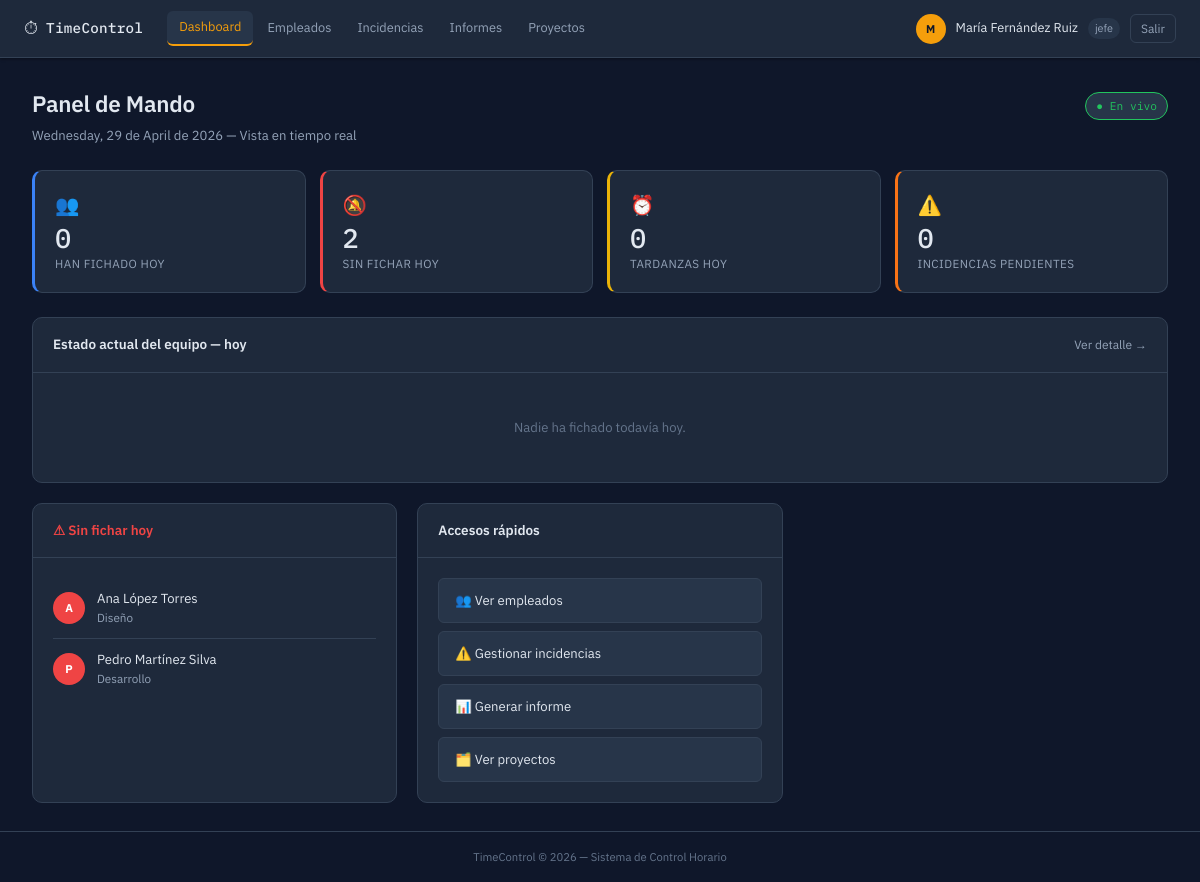
The page /?action=dashboard (signed in) on the database its author committed.
### tables this page shows
CREATE TABLE usuarios (
    id INT AUTO_INCREMENT PRIMARY KEY,
    nombre VARCHAR(100) NOT NULL,
    apellidos VARCHAR(150) NOT NULL,
    email VARCHAR(200) NOT NULL UNIQUE,
    password VARCHAR(255) NOT NULL,
    rol ENUM('admin','empleado','jefe','jefe_departamento') NOT NULL DEFAULT 'empleado',
    activo TINYINT(1) NOT NULL DEFAULT 1,
    id_departamento INT,
    id_horario INT,
    avatar VARCHAR(255) DEFAULT NULL,
    creado_en TIMESTAMP DEFAULT CURRENT_TIMESTAMP,
    actualizado_en TIMESTAMP DEFAULT CURRENT_TIMESTAMP ON UPDATE CURRENT_TIMESTAMP,
    FOREIGN KEY (id_departamento) REFERENCES departamentos(id) ON DELETE SET NULL,
    FOREIGN KEY (id_horario) REFERENCES horarios(id) ON DELETE SET NULL
);

CREATE TABLE departamentos (
    id INT AUTO_INCREMENT PRIMARY KEY,
    nombre VARCHAR(100) NOT NULL,
    descripcion TEXT,
    creado_en TIMESTAMP DEFAULT CURRENT_TIMESTAMP
);

### app/controllers/ManagerController.php (called while the page is built, shortened)
<?php
class ManagerController {
    private Usuario $usuarioModel;
    private Fichaje $fichajeModel;
    private Incidencia $incidenciaModel;
    public function __construct() {
        $this->usuarioModel     = new Usuario();
        $this->fichajeModel     = new Fichaje();
        $this->incidenciaModel  = new Incidencia();
    }
    public function dashboard(): void {
        $sinFichar         = $this->usuarioModel->getEmpleadosSinFicharHoy();
        $tardanzasRecientes = $this->fichajeModel->getTardanzas(date('Y-m-d'));
        $incidenciasPend   = $this->incidenciaModel->contarPendientes();
        include __DIR__ . '/../views/manager/dashboard.php';
    }
}

### config/database.php (called while the page is built, shortened)
<?php
class Database {
    private static ?PDO $instance = null;
    public static function getConnection(): PDO {
        if (self::$instance === null) {
            $dsn = "mysql:host=" . DB_HOST . ";dbname=" . DB_NAME . ";charset=" . DB_CHARSET;
            $options = [
                PDO::ATTR_ERRMODE            => PDO::ERRMODE_EXCEPTION,
                PDO::ATTR_DEFAULT_FETCH_MODE => PDO::FETCH_ASSOC,
                PDO::ATTR_EMULATE_PREPARES   => false,
            ];
            try {
                self::$instance = new PDO($dsn, DB_USER, DB_PASS, $options);
            } catch (PDOException $e) {
                http_response_code(500);
                die(json_encode(['error' => 'Error de conexión a la base de datos']));
            }
        }
        return self::$instance;
    }
}

### app/models/Usuario.php (called while the page is built, shortened)
<?php
class Usuario {
    private PDO $db;
    public function __construct() {
        $this->db = Database::getConnection();
    }
    public function getEmpleadosSinFicharHoy(): array {
        $stmt = $this->db->prepare(
            "SELECT u.id, u.nombre, u.apellidos, u.email, d.nombre AS departamento_nombre
             FROM usuarios u
             LEFT JOIN departamentos d ON d.id = u.id_departamento
             WHERE u.activo = 1 AND u.rol = 'empleado'
             AND u.id NOT IN (
                 SELECT DISTINCT id_usuario FROM fichajes
                 WHERE DATE(timestamp) = CURDATE()
             )
             ORDER BY u.apellidos"
        );
        $stmt->execute();
        return $stmt->fetchAll();
    }
}

### app/models/Fichaje.php (called while the page is built, shortened)
<?php
class Fichaje {
    private PDO $db;
    public function __construct() {
        $this->db = Database::getConnection();
    }
    public function getTardanzas(string $desde = null, int $idDepartamento = null): array {
        $desde = $desde ?? date('Y-m-01');
        $sql = "SELECT f.*, u.nombre, u.apellidos, d.nombre AS departamento_nombre,
                       DATE(f.timestamp) AS fecha, TIME(f.timestamp) AS hora
                FROM fichajes f
                JOIN usuarios u ON u.id = f.id_usuario
                LEFT JOIN departamentos d ON d.id = u.id_departamento
                WHERE f.es_tardanza = 1 AND DATE(f.timestamp) >= ?";
        $params = [$desde];
        $sql .= " ORDER BY f.timestamp DESC LIMIT 100";
        $stmt = $this->db->prepare($sql);
        $stmt->execute($params);
        return $stmt->fetchAll();
    }
}

### app/models/Incidencia.php (called while the page is built, shortened)
<?php
class Incidencia {
    private PDO $db;
    public function __construct() {
        $this->db = Database::getConnection();
    }
    public function contarPendientes(): int {
        $stmt = $this->db->query("SELECT COUNT(*) FROM incidencias WHERE estado = 'pendiente'");
        return (int)$stmt->fetchColumn();
    }
}

### app/views/manager/dashboard.php (the view, shortened to what this page needs)
<?php
include __DIR__ . '/../shared/header.php';
$fichajesMap = [];
?>
<div class="page-header">
    <div>
        <h1 class="page-title">Panel de Mando</h1>
        <p class="page-subtitle"><?= date('l, d \d\e F \d\e Y') ?> — Vista en tiempo real</p>
    </div>
    <div class="page-meta">
        <span class="meta-badge meta-badge-live">● En vivo</span>
    </div>
</div>
<div class="stats-grid">
    <div class="stat-card stat-card-blue">
        <div class="stat-icon">👥</div>
        <div class="stat-value"><?= count($fichajesMap) ?></div>
        <div class="stat-label">Han fichado hoy</div>
    </div>
    <div class="stat-card stat-card-red">
        <div class="stat-icon">🔕</div>
        <div class="stat-value"><?= count($sinFichar) ?></div>
        <div class="stat-label">Sin fichar hoy</div>
    </div>
    <div class="stat-card stat-card-yellow">
        <div class="stat-icon">⏰</div>
        <div class="stat-value"><?= count($tardanzasRecientes) ?></div>
        <div class="stat-label">Tardanzas hoy</div>
    </div>
    <div class="stat-card stat-card-orange">
        <div class="stat-icon">⚠️</div>
        <div class="stat-value"><?= $incidenciasPend ?></div>
        <div class="stat-label">Incidencias pendientes</div>
    </div>
</div>
<div class="dashboard-grid">
    <div class="card card-wide">
        <div class="card-header">
            <h3 class="card-title">Estado actual del equipo — hoy</h3>
            <a href="?action=manager_empleados" class="card-link">Ver detalle →</a>
        </div>
        <div class="card-body">
            <?php if (empty($fichajesMap)): ?>
                <p class="empty-state">Nadie ha fichado todavía hoy.</p>
            <?php endif; ?>
        </div>
    </div>
    <?php if (!empty($sinFichar)): ?>
    <div class="card">
        <div class="card-header">
            <h3 class="card-title card-title-red">⚠ Sin fichar hoy</h3>
        </div>
        <div class="card-body">
            <?php foreach ($sinFichar as $emp): ?>
                <div class="alert-item">
                    <div class="alert-avatar"><?= strtoupper(substr($emp['nombre'], 0, 1)) ?></div>
                    <div>
                        <div class="alert-nombre"><?= htmlspecialchars($emp['nombre'] . ' ' . $emp['apellidos']) ?></div>
                        <div class="alert-depto text-muted small"><?= htmlspecialchars($emp['departamento_nombre'] ?? '—') ?></div>
                    </div>
                </div>
            <?php endforeach; ?>
        </div>
    </div>
    <?php endif; ?>
    <div class="card">
        <div class="card-header">
            <h3 class="card-title">Accesos rápidos</h3>
        </div>
        <div class="card-body">
            <div class="quick-links">
                <a href="?action=manager_empleados" class="quick-link-btn">👥 Ver empleados</a>
                <a href="?action=manager_incidencias" class="quick-link-btn">⚠️ Gestionar incidencias</a>
                <a href="?action=informes" class="quick-link-btn">📊 Generar informe</a>
                <a href="?action=admin_proyectos" class="quick-link-btn">🗂️ Ver proyectos</a>
            </div>
        </div>
    </div>
</div>
<?php include __DIR__ . '/../shared/footer.php'; ?>

### public/css/style.css (style rules this page uses)
:root { --bg: #0f172a; --bg2: #1e293b; --bg3: #273549; --border: #334155; --border2: #475569; --text: #e2e8f0; --text2: #94a3b8; --text3: #64748b; --accent: #f59e0b; --accent2: #fbbf24; --blue: #3b82f6; --green: #22c55e; --red: #ef4444; --orange: #f97316; --yellow: #eab308; --radius: 6px; --radius-lg: 10px; --shadow: 0 1px 3px rgba(0,0,0,.4); --shadow-lg: 0 4px 20px rgba(0,0,0,.5); --font: 'IBM Plex Sans', system-ui, sans-serif; --mono: 'IBM Plex Mono', 'Fira Mono', monospace; --nav-h: 58px; }
*, *::before, *::after { box-sizing: border-box; margin: 0; padding: 0; }
html { font-size: 15px; scroll-behavior: smooth; }
body { font-family: var(--font); background: var(--bg); color: var(--text); min-height: 100vh; display: flex; flex-direction: column; line-height: 1.6; }
a { color: var(--accent); text-decoration: none; }
.page-header { display: flex; align-items: flex-start; justify-content: space-between; margin-bottom: 24px; gap: 16px; }
.page-title { font-size: 1.5rem; font-weight: 600; letter-spacing: -0.01em; color: var(--text); }
.page-subtitle { font-size: .875rem; color: var(--text2); margin-top: 3px; }
.page-meta { display: flex; align-items: center; gap: 8px; padding-top: 6px; }
.meta-badge { font-family: var(--mono); font-size: .75rem; color: var(--text2); background: var(--bg3); padding: 4px 10px; border-radius: 20px; border: 1px solid var(--border); }
.meta-badge-live { color: var(--green); border-color: var(--green); }
.card { background: var(--bg2); border: 1px solid var(--border); border-radius: var(--radius-lg); overflow: hidden; }
.card-wide { grid-column: 1 / -1; }
.card-header { padding: 16px 20px; border-bottom: 1px solid var(--border); display: flex; align-items: center; justify-content: space-between; }
.card-title { font-size: .9rem; font-weight: 600; color: var(--text); }
.card-title-red { color: var(--red); }
.card-link { font-size: .8rem; color: var(--text2); transition: color .15s; }
.card-body { padding: 20px; }
.dashboard-grid { display: grid; grid-template-columns: repeat(auto-fit, minmax(340px, 1fr)); gap: 20px; }
.stats-grid { display: grid; grid-template-columns: repeat(auto-fit, minmax(160px, 1fr)); gap: 14px; margin-bottom: 24px; }
.stat-card { background: var(--bg2); border: 1px solid var(--border); border-radius: var(--radius-lg); padding: 18px 20px; display: flex; flex-direction: column; gap: 4px; }
.stat-card-blue { border-left: 3px solid var(--blue); }
.stat-card-red { border-left: 3px solid var(--red); }
.stat-card-yellow { border-left: 3px solid var(--yellow); }
.stat-card-orange { border-left: 3px solid var(--orange); }
.stat-icon { font-size: 1.3rem; }
.stat-value { font-family: var(--mono); font-size: 1.8rem; font-weight: 500; color: var(--text); line-height: 1; }
.stat-label { font-size: .78rem; color: var(--text2); text-transform: uppercase; letter-spacing: .04em; }
.small { font-size: .8rem; }
.text-muted { color: var(--text2); }
.empty-state { color: var(--text3); font-size: .875rem; text-align: center; padding: 24px 0; }
.alert-item { display: flex; align-items: center; gap: 12px; padding: 10px 0; border-bottom: 1px solid var(--border); }
.alert-item:last-child { border-bottom: none; }
.alert-avatar { width: 32px; height: 32px; border-radius: 50%; background: var(--red); color: #fff; display: flex; align-items: center; justify-content: center; font-size: .75rem; font-weight: 700; flex-shrink: 0; }
.alert-nombre { font-size: .875rem; color: var(--text); }
.alert-depto { font-size: .78rem; }
.quick-links { display: flex; flex-direction: column; gap: 8px; }
.quick-link-btn { display: block; padding: 11px 16px; background: var(--bg3); border: 1px solid var(--border); border-radius: var(--radius); font-size: .875rem; color: var(--text); transition: all .15s; text-decoration: none; }

### rows shown on the page
usuarios: nombre "A", nombre+apellidos "Ana López Torres", id_departamento.nombre "Diseño"
usuarios: nombre "P", nombre+apellidos "Pedro Martínez Silva", id_departamento.nombre "Desarrollo"

### other values the page prints
substr($_SESSION['user_nombre'] ?? 'U', 0, 1) "M"
$_SESSION['user_nombre'] "María Fernández Ruiz"
$rol "jefe"
count($fichajesMap) "0"
count($sinFichar) "2"
count($tardanzasRecientes) "0"
$incidenciasPend "0"
